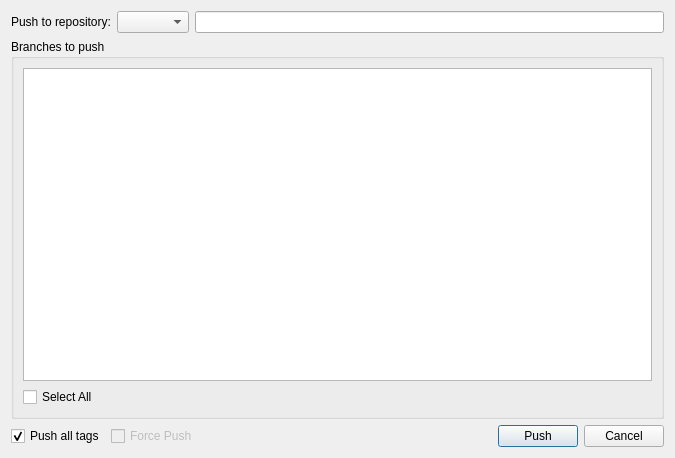
<?xml version="1.0" encoding="UTF-8"?>
<ui version="4.0">
 <class>QGitPushDialog</class>
 <widget class="QDialog" name="QGitPushDialog">
  <property name="geometry">
   <rect>
    <x>0</x>
    <y>0</y>
    <width>675</width>
    <height>458</height>
   </rect>
  </property>
  <property name="modal">
   <bool>true</bool>
  </property>
  <layout class="QVBoxLayout" name="verticalLayout" stretch="0,1,0">
   <item>
    <layout class="QHBoxLayout" name="horizontalLayout_2" stretch="0,0,1">
     <item>
      <widget class="QLabel" name="remote_label">
       <property name="text">
        <string>Push to repository:</string>
       </property>
      </widget>
     </item>
     <item>
      <widget class="QComboBox" name="remote_comboBox"/>
     </item>
     <item>
      <widget class="QLineEdit" name="lineEdit"/>
     </item>
    </layout>
   </item>
   <item>
    <widget class="QGroupBox" name="groupBox">
     <property name="title">
      <string>Branches to push</string>
     </property>
     <layout class="QVBoxLayout" name="verticalLayout_2" stretch="1,0">
      <item>
       <widget class="QTableWidget" name="branches_tableWidget"/>
      </item>
      <item>
       <widget class="QCheckBox" name="selectAllBranches_checkBox">
        <property name="text">
         <string>Select All</string>
        </property>
       </widget>
      </item>
     </layout>
    </widget>
   </item>
   <item>
    <layout class="QHBoxLayout" name="horizontalLayout">
     <item>
      <widget class="QCheckBox" name="pushAllTags_checkBox">
       <property name="text">
        <string>Push all tags</string>
       </property>
       <property name="checked">
        <bool>true</bool>
       </property>
      </widget>
     </item>
     <item>
      <widget class="QCheckBox" name="forcePush_checkBox">
       <property name="enabled">
        <bool>false</bool>
       </property>
       <property name="text">
        <string>Force Push</string>
       </property>
      </widget>
     </item>
     <item>
      <spacer name="horizontalSpacer">
       <property name="orientation">
        <enum>Qt::Orientation::Horizontal</enum>
       </property>
       <property name="sizeHint" stdset="0">
        <size>
         <width>40</width>
         <height>20</height>
        </size>
       </property>
      </spacer>
     </item>
     <item>
      <widget class="QPushButton" name="pushButton">
       <property name="text">
        <string>Push</string>
       </property>
      </widget>
     </item>
     <item>
      <widget class="QPushButton" name="cancelButton">
       <property name="text">
        <string>Cancel</string>
       </property>
      </widget>
     </item>
    </layout>
   </item>
  </layout>
 </widget>
 <resources/>
 <connections/>
</ui>
